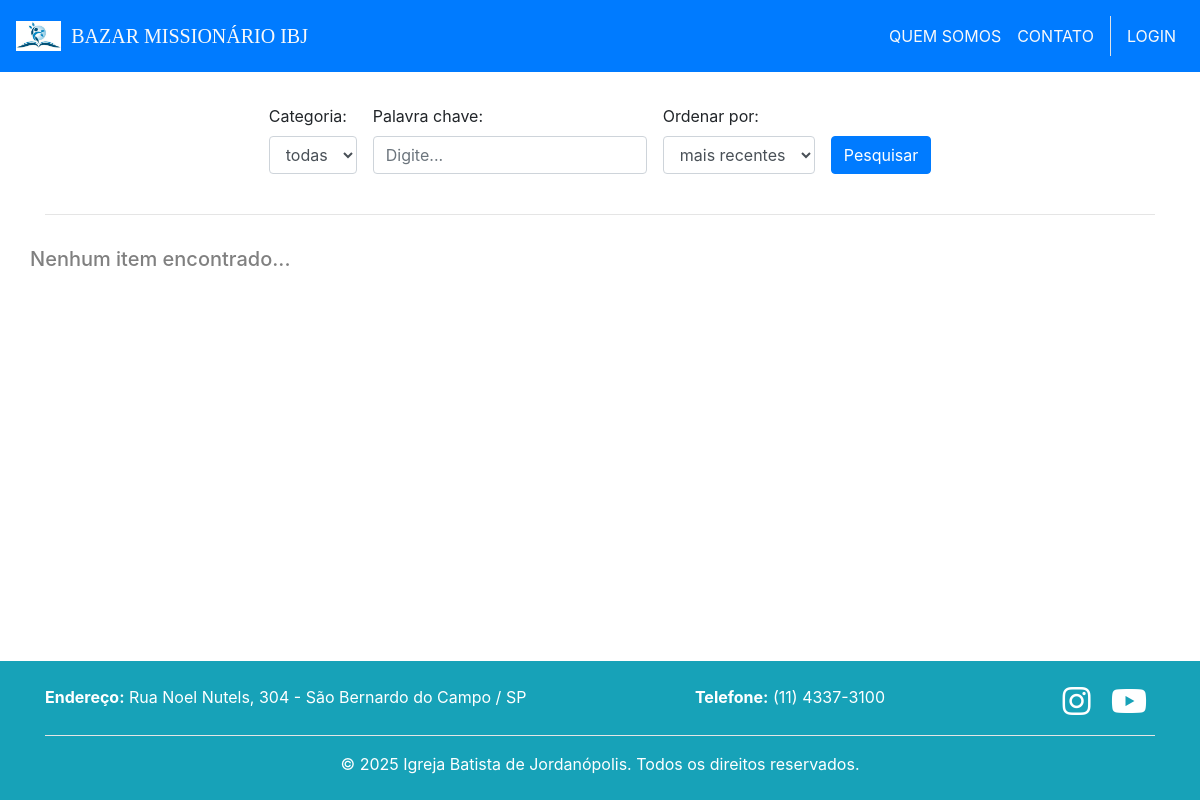
The app's page /, older data.
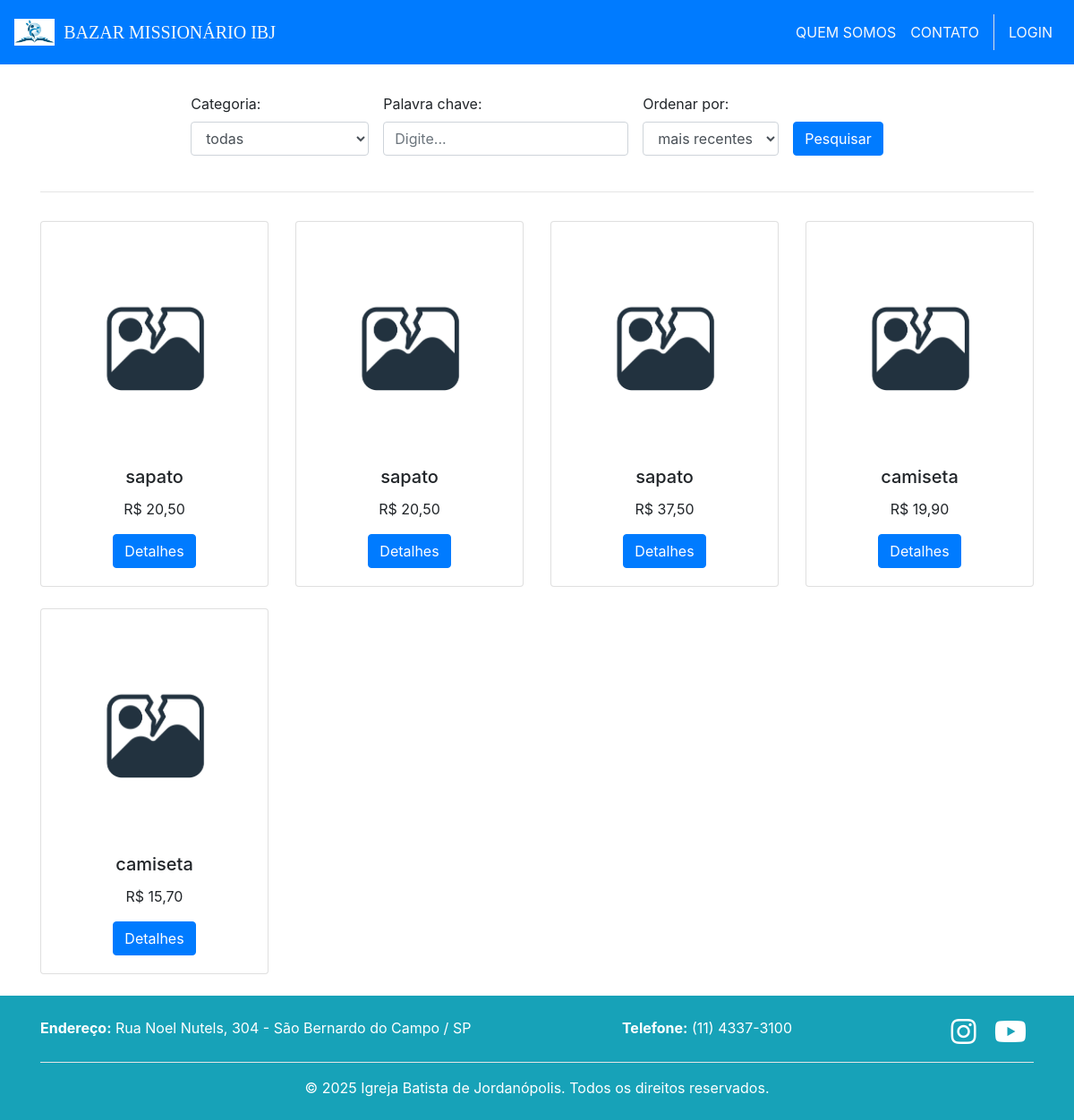
The same page, newer data.
### main/models.py (models this page shows, shortened)
class Category(models.Model):
    id = models.AutoField(primary_key=True)
    name = models.CharField(max_length=100, unique=True)
    slug = models.SlugField(max_length=150, unique=True, db_index=True)
    status = models.BooleanField(default=True)
    creation_date = models.DateTimeField(auto_now_add=True)
    update_date = models.DateTimeField(auto_now=True)
    class Meta:
        verbose_name = "categoria"
        verbose_name_plural = "categorias"
        ordering = ["name"]
    def __str__(self):
        return f"{self.name}"

class Item(models.Model):
    id = models.BigAutoField(primary_key=True)
    name = models.CharField(max_length=100, db_index=True)
    slug = models.SlugField(max_length=150, db_index=True, unique=True)
    description = models.TextField(blank=True)
    price = models.DecimalField(max_digits=10, decimal_places=2)
    stock = models.PositiveIntegerField()
    status = models.BooleanField(default=True)
    creation_date = models.DateTimeField(auto_now_add=True)
    update_date = models.DateTimeField(auto_now=True)
    category = models.ForeignKey(Category, on_delete=models.CASCADE, null=True, related_name="items")
    class Meta:
        verbose_name = "item"
        verbose_name_plural = "itens"
        ordering = ["name"]
    def first_image(self):
        return Image.objects.filter(item_id=self).order_by("id").first()

### main/views.py (the view)
# urls.py: path("", views.home, name="home-page"),
def home(request):
    if request.method == "GET":
        form = Search(request.GET)
        if form.is_valid():
            category = form.cleaned_data["category"]
            word = form.cleaned_data["word"]
            order = get_order(int(form.cleaned_data["order"]))
        else:
            category = "0"
            word = form.cleaned_data["word"]
            try:
                order = get_order(int(form.cleaned_data["order"]))
            except KeyError:
                order = get_order(1)
        if category == "0" and word == "":
            items = Item.objects.all().order_by(order)
        elif category == "0" and word != "":
            items = Item.objects.filter(Q(name__contains=word) | Q(description__contains=word)).order_by(order)
        elif category != "0" and word == "":
            items = Item.objects.filter(category_id=category).order_by(order)
        elif category != "0" and word != "":
            items = Item.objects.filter(
                Q(category_id=category) & (Q(name__contains=word) | Q(description__contains=word))
            ).order_by(order)
        images_urls = []
        for item in items:
            image_url = item.first_image().file.url if item.first_image() else ""
            images_urls.append(image_url)
        return render(request, "home.html", {"form": form, "items": items, "items_and_images": zip(items, images_urls)})

### main/forms.py
class Search(forms.Form):
    order_list = [("1", "mais recentes"), ("2", "menor valor"), ("3", "maior valor"), ("4", "nome")]
    category = forms.ModelChoiceField(queryset=Category.objects.all(), label="Categoria:", empty_label="todas")
    word = forms.CharField(required=False, label="Palavra chave:")
    order = forms.ChoiceField(choices=order_list, label="Ordenar por:")
    class Meta:
        model = Category
        fields = ("category",)

### main/views.py (called while the page is built)
def get_order(order: int) -> str:
    match order:
        case 1:
            return "-update_date"
        case 2:
            return "price"
        case 3:
            return "-price"
        case 4:
            return "name"

### templates/home.html
{% extends "base.html" %}
{% load static %}
{% block content %}
{% include 'snippets/barra_pesquisa.html' %}
<div class="container">
<div class="row row-cols-1 row-cols-md-4 g-4">
{% if items|length > 0 %}
    {% for item, image_url in items_and_images %}
    <div class="col">
        <div class="card text-center mb-4">
            {% if image_url != "" %}
                <img src="{{ image_url }}" alt="imagem_{{forloop.counter}}" class="img-square">
            {% else %}
                <img src="{% static 'img/imagem_nao_diponivel.jpg' %}" alt="imagem_não_disponível" class="img-square">
            {% endif %}
            <div class="card-body">
                <h5 class="card-title">{{ item.name }}</h5>
                <p class="card-text">R$ {{ item.price}}</p>
                <a href="detalhe/{{ item.slug }}" class="btn btn-primary">Detalhes</a>
            </div>
        </div>
    </div>
    {% endfor %}
{% else %}
    <h5 style="color: gray;">Nenhum item encontrado...</h5>
{% endif %}
</div>
</div>
{% endblock content %}

### templates/base.html (shortened to what this page needs)
{% load static %}
<!doctype html>
<html lang="pt-br">
  <head>
    <link rel="stylesheet" href="{% static 'css/estilo.css' %}">
    <link rel="stylesheet" href="https://cdn.jsdelivr.net/npm/bootstrap@4.6.2/dist/css/bootstrap.min.css">
    <link href="https://cdnjs.cloudflare.com/ajax/libs/font-awesome/5.15.4/css/all.min.css" rel="stylesheet">
  </head>
  <body>
    <div class="wrapper">
      {% include 'snippets/barra_navegacao.html' %}
      <div class="content">
        {% block content %}
        {% endblock content %}
      </div>
      {% include 'snippets/rodape.html' %}
    </div>
  </body>
</html>

### templates/snippets/barra_navegacao.html (shortened to what this page needs)
{% load static %}
<nav class="navbar navbar-expand-lg navbar-light bg-primary py-3">
    <a class="navbar-brand text-light d-flex align-items-center" href="/">
        <img src="{% static 'img/logo_ibj.jpg' %}" height="30" alt="Logo" style="margin-right: 10px;">
        <span style="font-family: Verdana">BAZAR MISSIONÁRIO IBJ</span>
    </a>
    <div class="collapse navbar-collapse" id="navbarSupportedContent">
        <ul class="navbar-nav ml-auto">
            <li class="nav-item">
                <a class="nav-link text-light" href="/quem-somos/">QUEM SOMOS</a>
            </li>
            <li class="nav-item pr-2">
                <a class="nav-link text-light" href="/contato/">CONTATO</a>
            </li>
            <li class="nav-item border-left pl-2">
                <a class="nav-link text-light" href="/admin/">LOGIN</a>
            </li>
        </ul>
    </div>
</nav>

### templates/snippets/barra_pesquisa.html (shortened to what this page needs)
<form action="" method="get">
    <div class="p-3">
        <div class="container">
            <div class="row justify-content-md-center mt-2">
                <div class="form-group p-2">
                    <label for="id_category">{{form.category.label}}</label>
                    <select class="form-control" name="category" id="id_category">
                        {% for category in form.category %}
                            {{ category }}
                        {% endfor %}
                    </select>
                </div>
                <div class="form-group p-2">
                    <label for="id_word">{{form.word.label}}</label>
                    {% if form.word.value == Empty or form.word.value == "" %}
                        <input type="text" name="word" class="form-control" id="id_word" placeholder="Digite...">
                    {% else %}
                        <input type="text" name="word" class="form-control" id="id_word" value="{{form.word.value}}">
                    {% endif %}
                </div>
                <div class="form-group p-2">
                    <label for="id_order">{{form.order.label}}</label>
                    <select class="form-control" name="order" id="id_order">
                        {% for order in form.order %}
                            {{ order }}
                        {% endfor %}
                    </select>
                </div>
                <div class="form-group align-self-end p-2">
                    <button type="submit" class="btn btn-primary">Pesquisar</button>
                </div>
            </div>
            <hr>
        </div>
    </div>
</form>

### templates/snippets/rodape.html
<footer class="bg-info text-white py-4">
    <div class="container">
        <div class="row">
            <div class="col-md-6 text-center text-md-left mb-3 mb-md-0">
                <strong>Endereço:</strong> Rua Noel Nutels, 304 - São Bernardo do Campo / SP
            </div>
            <div class="col-md-4 text-center mb-3 mb-md-0">
                <strong>Telefone:</strong> (11) 4337-3100
            </div>
            <div class="col-md-2 text-center text-md-right">
                <a href="https://www.instagram.com/ibjordanopolis/" target="_blank" class="text-white mx-2">
                    <i class="fab fa-instagram fa-2x"></i>
                </a>
                <a href="http://www.youtube.com/c/IgrejaBatistadeJordan%C3%B3polis" target="_blank" class="text-white mx-2">
                    <i class="fab fa-youtube fa-2x"></i>
                </a>
            </div>
        </div>
        <hr class="bg-white">
        <div class="text-center mt-3">
            &copy; {% now "Y" %} Igreja Batista de Jordanópolis. Todos os direitos reservados.
        </div>
    </div>
</footer>

### static/css/estilo.css (style rules this page uses)
html, body { height: 100%; }
.wrapper { display: flex; flex-direction: column; min-height: 100%; }
.content { flex: 1; }
.img-square { width: 100%; aspect-ratio:1/1; object-fit: cover; padding-left: 20px; padding-right: 20px; padding-top: 20px; }

Row changes from the older to the newer data that the page shows:
added Category: category "todas"
added Item: name "sapato", price "20,50"
added Item: name "sapato", price "20,50"
added Item: name "sapato", price "37,50"
added Item: name "camiseta", price "19,90"
added Item: name "camiseta", price "15,70"
Text that changed along with them:
form field category: "todas" → (not shown)
text no longer shown: "Nenhum item encontrado..."
